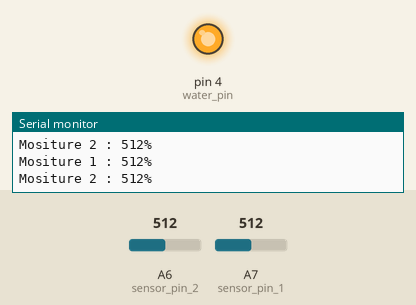
The sketch below on a simulated Arduino Nano, built with avr-gcc and run on an emulated ATmega328P. Shown: output pins drawn as LEDs (lit = HIGH), the last lines printed to the serial monitor. The test bench sets the inputs (shaded band); at power-on: A6 (sensor_pin_2) = 512, A7 (sensor_pin_1) = 512.

Above: at 3.2 s.
3.3 s: A6 (sensor_pin_2) set to 316
4.8 s: A6 (sensor_pin_2) set to 286
At 5.5 s:
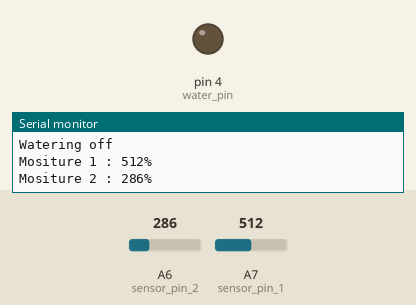
6.3 s: A6 (sensor_pin_2) set to 486
7.8 s: A6 (sensor_pin_2) set to 517
At 8.6 s:
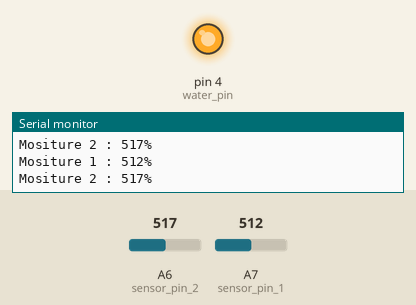
10.8 s: A7 (sensor_pin_1) set to 315
13.8 s: A7 (sensor_pin_1) set to 290
At 15.0 s:
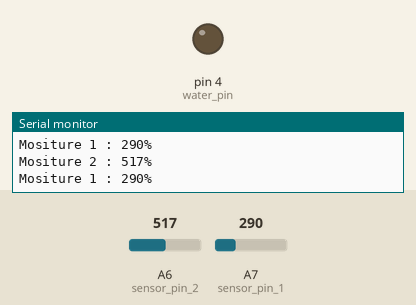
Timing chart, 0 to 16.3 s (numbered marks = the images above; inputs shaded):
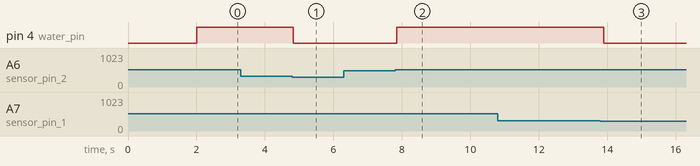

Measured:
- the behaviour switches between 301 and 300 on A6 (sensor_pin_2) (found by bisection; images 0 and 1)
- the behaviour switches between 500 and 501 on A6 (sensor_pin_2) (found by bisection; images 1 and 2)
- the behaviour switches between 301 and 300 on A7 (sensor_pin_1) (found by bisection; images 2 and 3)
- after the input at 4.8 s, pin 4 (water_pin): HIGH → LOW at once
- after the input at 7.8 s, pin 4 (water_pin): LOW → HIGH after 0.05 s
- after the input at 13.8 s, pin 4 (water_pin): HIGH → LOW after 0.10 s

The sketch:

bewaesserung.ino
```cpp
/*
  bewaesserung.ino - Code for an automatic watering system with two optional moisture sensors.

  Created by Nehir Schmid, October 2022.

  Board: Arduino Nano
  Processor: ATmega328P
*/

int sensor_pin_1 = A7; // lower sensor connector on case
int sensor_pin_2 = A6; // upper sensor connector on case
int moist_pin_1 = 2; // Using D2 on Arduino NANO
int moist_pin_2 = 3; // Using D3 on Arduino NANO
int water_pin = 4; // using d4 on Arduino NANO
int moisture_value_1;
int moisture_value_2;
int moist_1;
int moist_2;
int t = 0;
bool sensor_mode = true;
bool watering = false;

/*
 * First function to run.
 */
void setup() {
  pinMode(sensor_pin_1, INPUT);
  pinMode(moist_pin_1, INPUT);
  pinMode(moist_pin_2, INPUT);
  pinMode(water_pin, OUTPUT);
  Serial.begin(9600);
  Serial.println("Reading From the Sensor ...");
  delay(2000);
}

/*
 * Turning the water pump on
 */
void water_on() {
  digitalWrite(water_pin, HIGH);
  watering = true;
  Serial.println("Watering on");
  t=0;
}

/*
 * Turning the water pump off
 */
void water_off() {
  digitalWrite(water_pin, LOW);
  watering = false;
  Serial.println("Watering off");
}

/*
 * This loop runs with sensors with reasonable resistance values.
 */
void sensor_loop() {
  if (!watering && (moisture_value_1 > 500 && moisture_value_2 > 500)) {
    water_on();
    delay(500);
  }
  else if (watering && (moisture_value_1 <= 300 || moisture_value_2 <= 300)) {
    water_off();
    delay(500);
  }
  delay(100);

  // moist_1 = digitalRead(moist_pin_1);
  // Serial.print("moist 1: ");
  // Serial.println(moist_1);
  // moist_2 = digitalRead(moist_pin_2);
  // Serial.print("moist 2: ");
  // Serial.println(moist_2);
  // delay(1000);
}

/*
 * This runs if the sensor resistances are so high that the sensors are most likely outside of the ground or missing completely.
 */
void timer_loop() {
  delay(1000);
  t = t+1;
  Serial.print("t = ");
  Serial.print(t);
  Serial.println(" min");
  if (t >= 10) {   // 24h = 86400s -> 89280 = 24h-2min
    water_on();
    delay(60000);     // water for 1 minute
    water_off();
    t = 0;
  }
}

/*
 * Normal loop that runs right after setup()
 */
void loop() {
  /* Reading the sensor values */
  moisture_value_1 = analogRead(sensor_pin_1); // air/open = 1023, water = >300
  moisture_value_2 = analogRead(sensor_pin_2); // air/open = 1023, water = >300
  /* logging the sensor values for debugging purposes */
  Serial.print("Mositure 1 : ");
  Serial.print(moisture_value_1);
  Serial.println("%");
  moisture_value_2 = analogRead(sensor_pin_2);
  Serial.print("Mositure 2 : ");
  Serial.print(moisture_value_2);
  Serial.println("%");

  /* checking whether the sensor values are in reasonable range */
  if (moisture_value_1 < 1000 || moisture_value_2 < 1000) {
    sensor_mode = true;
    sensor_loop();
  }

   /* too high resistance means non-working sensors *
    * in this case just water the plants every 24h  */
  else {
    if (sensor_mode == true) {
      water_off();
      sensor_mode = false;
      Serial.println("sensor mode off");
    }
    timer_loop();
  }
}
```
